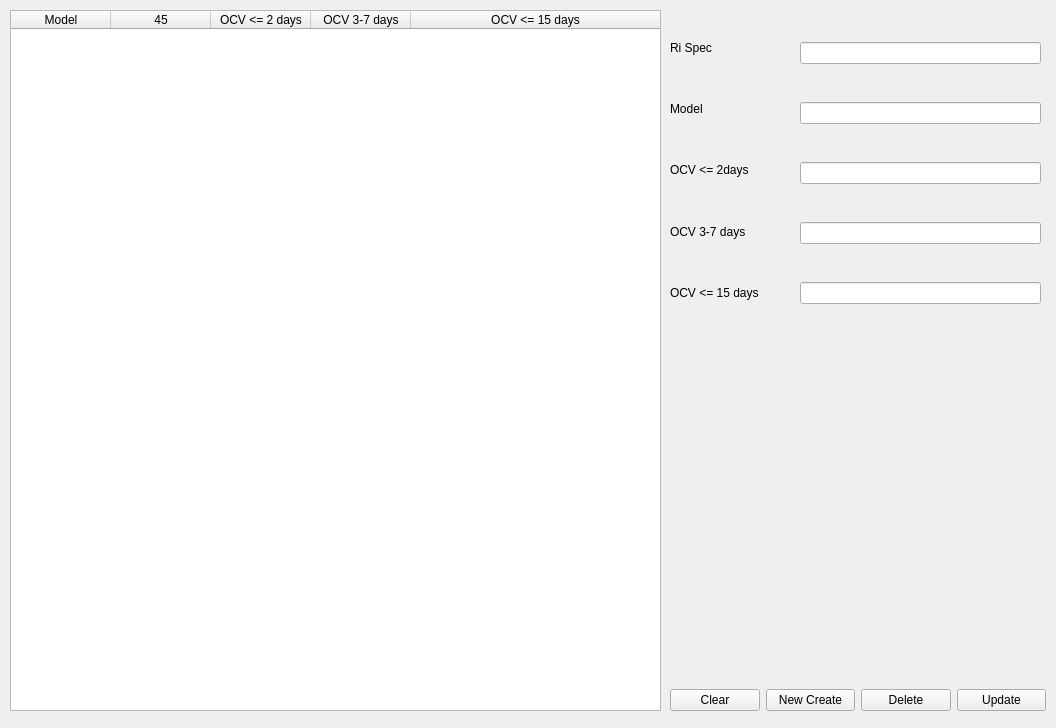
<?xml version="1.0" encoding="UTF-8"?>
<ui version="4.0">
 <class>Form</class>
 <widget class="QWidget" name="Form">
  <property name="geometry">
   <rect>
    <x>0</x>
    <y>0</y>
    <width>1056</width>
    <height>728</height>
   </rect>
  </property>
  <property name="minimumSize">
   <size>
    <width>1056</width>
    <height>728</height>
   </size>
  </property>
  <property name="maximumSize">
   <size>
    <width>1056</width>
    <height>728</height>
   </size>
  </property>
  <property name="windowTitle">
   <string>Setup-with topup</string>
  </property>
  <widget class="QTableWidget" name="tableWidget">
   <property name="geometry">
    <rect>
     <x>10</x>
     <y>10</y>
     <width>651</width>
     <height>701</height>
    </rect>
   </property>
   <property name="wordWrap">
    <bool>true</bool>
   </property>
   <attribute name="horizontalHeaderStretchLastSection">
    <bool>true</bool>
   </attribute>
   <attribute name="verticalHeaderVisible">
    <bool>true</bool>
   </attribute>
   <attribute name="verticalHeaderCascadingSectionResizes">
    <bool>false</bool>
   </attribute>
   <attribute name="verticalHeaderStretchLastSection">
    <bool>true</bool>
   </attribute>
   <column>
    <property name="text">
     <string>Model</string>
    </property>
   </column>
   <column>
    <property name="text">
     <string>45</string>
    </property>
   </column>
   <column>
    <property name="text">
     <string>OCV &lt;= 2 days</string>
    </property>
   </column>
   <column>
    <property name="text">
     <string>OCV 3-7 days</string>
    </property>
   </column>
   <column>
    <property name="text">
     <string>OCV &lt;= 15 days</string>
    </property>
   </column>
  </widget>
  <widget class="QWidget" name="verticalLayoutWidget">
   <property name="geometry">
    <rect>
     <x>670</x>
     <y>20</y>
     <width>121</width>
     <height>301</height>
    </rect>
   </property>
   <layout class="QVBoxLayout" name="verticalLayout">
    <item>
     <widget class="QLabel" name="label_2">
      <property name="text">
       <string>Ri Spec</string>
      </property>
     </widget>
    </item>
    <item>
     <widget class="QLabel" name="label">
      <property name="text">
       <string>Model</string>
      </property>
     </widget>
    </item>
    <item>
     <widget class="QLabel" name="label_3">
      <property name="text">
       <string>OCV &lt;= 2days</string>
      </property>
     </widget>
    </item>
    <item>
     <widget class="QLabel" name="label_4">
      <property name="text">
       <string>OCV 3-7 days</string>
      </property>
     </widget>
    </item>
    <item>
     <widget class="QLabel" name="label_5">
      <property name="text">
       <string>OCV &lt;= 15 days</string>
      </property>
     </widget>
    </item>
   </layout>
  </widget>
  <widget class="QWidget" name="verticalLayoutWidget_2">
   <property name="geometry">
    <rect>
     <x>800</x>
     <y>10</y>
     <width>241</width>
     <height>331</height>
    </rect>
   </property>
   <layout class="QVBoxLayout" name="verticalLayout_2">
    <item>
     <widget class="QLineEdit" name="lineEdit">
      <property name="readOnly">
       <bool>true</bool>
      </property>
     </widget>
    </item>
    <item>
     <widget class="QLineEdit" name="lineEdit_2">
      <property name="readOnly">
       <bool>true</bool>
      </property>
     </widget>
    </item>
    <item>
     <widget class="QLineEdit" name="lineEdit_3">
      <property name="readOnly">
       <bool>true</bool>
      </property>
     </widget>
    </item>
    <item>
     <widget class="QLineEdit" name="lineEdit_4">
      <property name="readOnly">
       <bool>true</bool>
      </property>
     </widget>
    </item>
    <item>
     <widget class="QLineEdit" name="lineEdit_5">
      <property name="readOnly">
       <bool>true</bool>
      </property>
     </widget>
    </item>
   </layout>
  </widget>
  <widget class="QWidget" name="horizontalLayoutWidget">
   <property name="geometry">
    <rect>
     <x>670</x>
     <y>680</y>
     <width>376</width>
     <height>41</height>
    </rect>
   </property>
   <layout class="QHBoxLayout" name="horizontalLayout">
    <item>
     <widget class="QPushButton" name="pushButton_4">
      <property name="text">
       <string>Clear</string>
      </property>
     </widget>
    </item>
    <item>
     <widget class="QPushButton" name="pushButton_3">
      <property name="text">
       <string>New Create</string>
      </property>
     </widget>
    </item>
    <item>
     <widget class="QPushButton" name="pushButton_2">
      <property name="text">
       <string>Delete</string>
      </property>
     </widget>
    </item>
    <item>
     <widget class="QPushButton" name="pushButton">
      <property name="text">
       <string>Update</string>
      </property>
     </widget>
    </item>
   </layout>
  </widget>
 </widget>
 <resources/>
 <connections/>
</ui>
